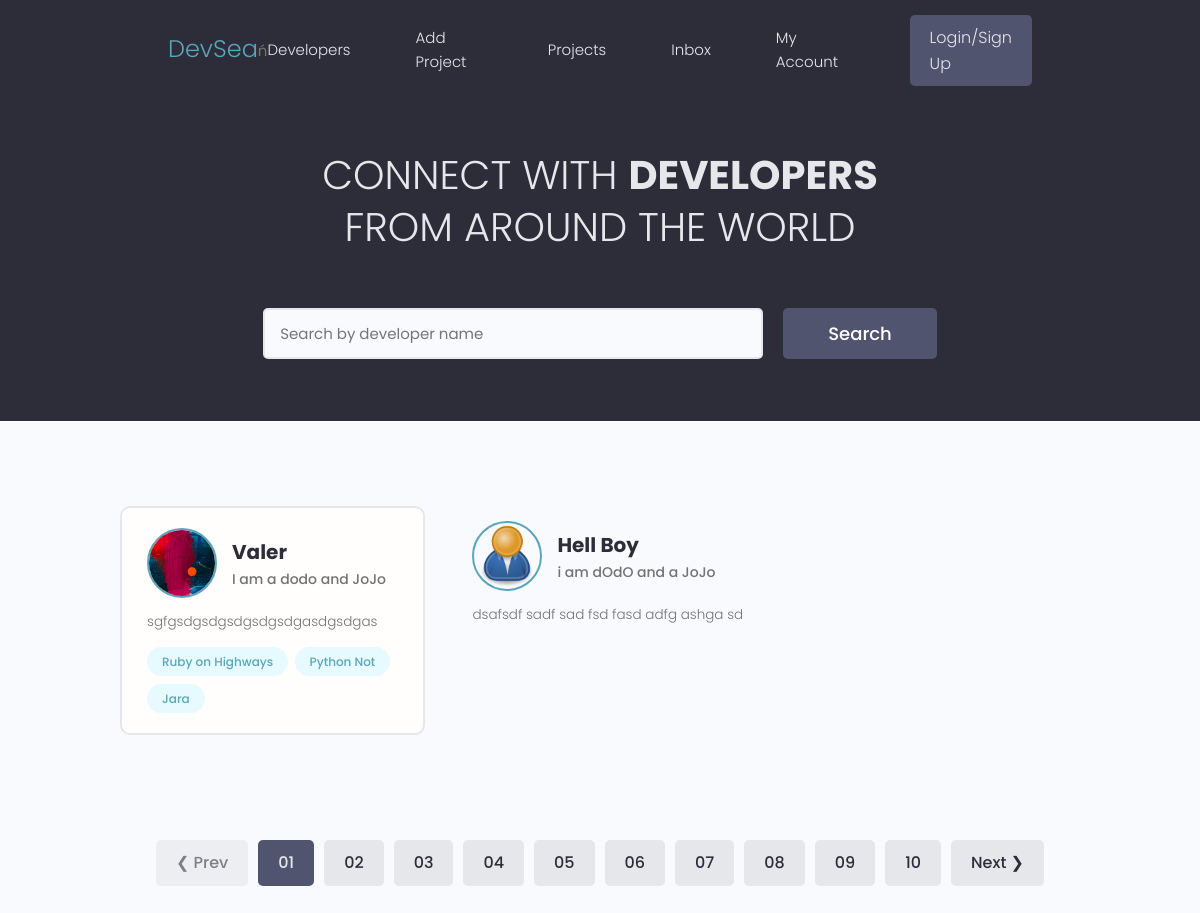
The page / on the database its author committed.
### users/models.py (models this page shows, shortened)
class Profile(models.Model):
    user = models.OneToOneField(
        User, on_delete=models.CASCADE, null=True, blank=True)
    name = models.CharField(max_length=200, null=True, blank=True)
    username = models.CharField(max_length=200, null=True, blank=True)
    location = models.CharField(max_length=200, null=True, blank=True)
    email = models.EmailField(max_length=500, null=True, blank=True)
    short_intro = models.CharField(max_length=200, null=True, blank=True)
    bio = models.TextField(blank=True, null=True)
    profile_image = models.ImageField(
        null=True, blank=True, upload_to='profiles/', default='profiles/user-default.png')
    social_github = models.CharField(max_length=200, null=True, blank=True)
    social_twitter = models.CharField(max_length=200, null=True, blank=True)
    social_linkedin = models.CharField(max_length=200, null=True, blank=True)
    social_youtube = models.CharField(max_length=200, null=True, blank=True)
    social_website = models.CharField(max_length=200, null=True, blank=True)
    created = models.DateTimeField(auto_now_add=True)
    id = models.UUIDField(default=uuid.uuid4, unique=True,
                          primary_key=True, editable=False)

class Skill(models.Model):
    owner = models.ForeignKey(
        Profile, on_delete=models.CASCADE, null=True, blank=True)
    name = models.CharField(max_length=200, null=True, blank=True)
    description = models.TextField(null=True, blank=True)
    created = models.DateTimeField(auto_now_add=True)
    id = models.UUIDField(default=uuid.uuid4, unique=True,
                          primary_key=True, editable=False)
    def __str__(self):
        return str(self.name)

### users/views.py (the view)
# urls.py: path('', views.profiles, name="profiles"),
def profiles(request):
    profiles = Profile.objects.all()
    tags = Tag.objects.all()
    context = {'profiles': profiles, 'tags': tags}
    return render(request, 'users/profiles.html', context)

### users/templates/users/profiles.html (shortened to what this page needs)
{% extends 'main.html' %}
{% block content %}
<main class="home">
    <section class="hero-section text-center">
        <div class="container container--narrow">
            <div class="hero-section__box">
                <h2>CONNECT WITH <span>DEVELOPERS</span></h2>
                <h2>FROM AROUND THE WORLD</h2>
            </div>
            <div class="hero-section__search">
                <form class="form" action="#" method="get">
                    <div class="form__field">
                        <input class="input input--text" id="formInput#search" type="text" name="text"
                            placeholder="Search by developer name" />
                    </div>
                    <input class="btn btn--sub btn--lg" type="submit" value="Search" />
                </form>
            </div>
        </div>
    </section>
    <section class="devlist">
        <div class="container">
            <div class="grid grid--three">
                <div class="column card">
                    {% for profile in profiles %}
                    <div class="dev">
                        <a href="{% url 'user-profile' profile.id %}" class="card__body">
                            <div class="dev__profile">
                                <img class="avatar avatar--md" src="{{profile.profile_image.url}}" alt="image" />
                                <div class="dev__meta">
                                    <h3>{{profile.name}}</h3>
                                    <h5>{{profile.short_intro|slice:"60"}}</h5>
                                </div>
                            </div>
                            <p class="dev__info">
                                {{profile.bio|slice:"150"}}
                            </p>
                            <div class="dev__skills">
                                {% for skill in profile.skill_set.all|slice:'5' %}
                                <span class="tag tag--pill tag--main">
                                    <small>{{skill}}</small>
                                </span>
                                {% endfor %}
                            </div>
                        </a>
                    </div>
                </div>
                {% endfor %}
    </section>
    <div class="pagination">
        <ul class="container">
            <li><a href="#" class="btn btn--disabled">&#10094; Prev</a></li>
            <li><a href="#" class="btn btn--sub">01</a></li>
            <li><a href="#" class="btn">02</a></li>
            <li><a href="#" class="btn">03</a></li>
            <li><a href="#" class="btn">04</a></li>
            <li><a href="#" class="btn">05</a></li>
            <li><a href="#" class="btn">06</a></li>
            <li><a href="#" class="btn">07</a></li>
            <li><a href="#" class="btn">08</a></li>
            <li><a href="#" class="btn">09</a></li>
            <li><a href="#" class="btn">10</a></li>
            <li><a href="#" class="btn">Next &#10095;</a></li>
        </ul>
    </div>
</main>
{% endblock  %}

### static/styles/app.css (style rules this page uses)
:root { --color-sub: #2d2d39; }
.btn--sub { background-color: var(--color-sub-light); }
.card { border: 2px solid var(--color-light); }
img { width: 100%; }
.hero-section { height: 40vh; display: flex; align-items: center; background-color: var(--color-sub); }
.hero-section__box { margin-bottom: 4rem; }
.hero-section__box > h2, .hero-section__box > h2 > span { font-size: 4rem; color: var(--color-light); line-height: 1.3; text-transform: uppercase; }
.hero-section__box > h2 { font-weight: 300; }
.hero-section__box > h2 > span { font-weight: 700; }
.hero-section__search > .form { display: flex; align-items: center; justify-content: center; gap: 2rem; }
.hero-section__search > .form input.input--text { width: 50rem; }
.devlist { margin-top: 8rem; }
.devlist .grid { align-items: stretch; }
.devlist .dev .dev__profile { display: flex; align-items: center; gap: 1.5rem; }
.devlist .dev .dev__meta h3 { color: var(--color-sub); font-size: 2rem; font-weight: 700; }
.devlist .dev .dev__meta h5 { color: var(--color-text); font-size: 1.4rem; font-weight: 500; }
.devlist .dev .dev__info { margin: 1.5rem 0; font-size: 1.35rem; line-height: 1.4; text-align: justify; }
.pagination { margin-top: 8rem; margin-bottom: 10rem; }
.pagination > ul { flex-wrap: wrap; list-style: none; display: flex; align-items: center; justify-content: center; gap: 1rem; }
.pagination .btn { color: var(--color-sub); }
.pagination .btn.btn--sub { color: var(--color-light); }

### static/uikit/styles/modules/_variables.css (style rules this page uses)
:root { --color-main: #5aa5b9; --color-main-light: #e6faff; --color-sub: #3f4156; --color-sub-light: #51546e; --color-sub-lighter: #ededfd; --color-text: #737373; --color-gray: #8b8b8b; --color-light: #e5e7eb; --color-light-gray: #767676; --color-bg: #f8fafd; --color-white: #fffefd; --color-white-light: #f3f3f3; --color-success: #359e64; --color-success-bg: #def8e8; --color-error: #fc4b0b; --color-error-bg: #fff2ee; --font-base: 'Poppins', arial, helvetica, 'Segoe UI', roboto, ubuntu, sans-serif; --font-monospace: 'Fira Code', 'Courier New', courier, monospace; --font-regular: 300; --font-medium: 500; --font-bold: 700; --generic-shadow: 1px 1px 5px #00000010; --generic-transition: all 0.3s ease-in-out; }

### static/uikit/styles/modules/_base.css (style rules this page uses)
* { margin: 0; padding: 0; box-sizing: border-box; text-rendering: optimizeLegibility; color: inherit; font-size: inherit; }
html { font-size: 50%; }
@media only screen and (min-width: 480px) { html { font-size: 56.25%; } }
@media only screen and (min-width: 1200px) { html { font-size: 62.5%; } }
body { line-height: 1.6; font-weight: 400; font-size: 1.5rem; color: var(--color-text); background-color: var(--color-bg); min-height: 100vh; }

### static/uikit/styles/modules/_typography.css (style rules this page uses)
* { font-family: var(--font-base); }
h2 { font-size: 3.6rem; font-weight: var(--font-bold); }
h3 { font-size: 3.2rem; font-weight: var(--font-medium); }
h5 { font-size: 2.4rem; font-weight: var(--font-medium); }
h5, h6 { font-weight: var(--font-regular); }
p, span, strong { font-size: 1.6rem; color: var(--color-text); font-weight: var(--font-regular); }
a { padding-bottom: 2px; text-decoration: none; display: inline-block; color: var(--color-main); font-weight: var(--font-medium); }

### static/uikit/styles/modules/_utilities.css (style rules this page uses)
.container { width: 92%; max-width: 165rem; margin: 0 auto; box-sizing: border-box; }
.container--narrow { width: 92%; max-width: 120rem; }
@media screen and (min-width: 1000px) { .container { width: 90%; } }
@media screen and (min-width: 1000px) { .container--narrow { width: 85%; } }
@media screen and (min-width: 1200px) { .container { width: 80%; } }
@media screen and (min-width: 1200px) { .container--narrow { width: 72%; } }
.text-center { text-align: center; }

### static/uikit/styles/modules/_avatar.css (style rules this page uses)
.avatar { border-radius: 50%; border: 2px solid var(--color-main); object-fit: cover; }
.avatar--md { height: 7rem; width: 7rem; }

### static/uikit/styles/modules/_button.css (style rules this page uses)
.btn { display: inline-block; position: relative; cursor: pointer; background-color: var(--color-light); font-weight: var(--font-medium); color: var(--color-sub); text-decoration: none; padding: 1rem 2rem; border-radius: 0.5rem; border: none; width: -webkit-fit-content; width: -moz-fit-content; width: fit-content; height: -webkit-fit-content; height: -moz-fit-content; height: fit-content; font-size: 1.6rem; outline-width: 0; outline-color: transparent; -webkit-backface-visibility: hidden; backface-visibility: hidden; transition: all 0.3s ease-in-out; }
.btn:disabled, .btn--disabled { cursor: not-allowed; opacity: 0.6; }
.btn--sub { background-color: var(--color-sub); color: var(--color-white); }
.btn--lg { font-size: 1.8rem; padding: 1.2rem 4.5rem; }

### rows shown on the page
Profile: profile_image (picture), name "Valer", short_intro "I am a dodo and JoJo", bio "sgfgsdgsdgsdgsdgsdgasdgsdgas"
Skill: name "Ruby on Highways"
Skill: name "Python Not"
Skill: name "Jara"
Profile: profile_image (placeholder picture), name "Hell Boy", short_intro "i am dOdO and a JoJo", bio "dsafsdf sadf sad fsd fasd adfg ashga sd"
